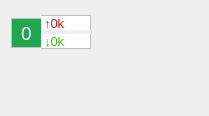
<?xml version="1.0" encoding="UTF-8"?>
<ui version="4.0">
 <class>watch</class>
 <widget class="QWidget" name="watch">
  <property name="geometry">
   <rect>
    <x>0</x>
    <y>0</y>
    <width>209</width>
    <height>116</height>
   </rect>
  </property>
  <property name="windowTitle">
   <string>watch</string>
  </property>
  <property name="styleSheet">
   <string notr="true">QLabel{
background-color: rgb(255, 255, 255);
}
#up{
color: rgb(229, 20, 20);
border-top-left-radius:0px;
border-top-right-radius:0px;
border-bottom-right-radius:0px;
border-bottom-left-radius:0px;

 border-color:rgb(193, 193, 193);
  border-style: solid;
  border-top-width: 1px;
  border-right-width: 1px;
  border-bottom-width: 0px;
  border-left-width: 0px;
}
#down{
 border-color:rgb(193, 193, 193);
  border-style: solid;
  border-top-width: 0px;
  border-right-width: 1px;
  border-bottom-width: 1px;
  border-left-width: 0px;

border-top-left-radius:0px;
border-top-right-radius:0px;
border-bottom-right-radius:0px;
border-bottom-left-radius:0px;
	color: rgb(60, 189, 21);
}
QProgressBar {
background-color:rgb(33, 166, 82);
color:rgb(255, 255, 255);
 border-color:rgb(193, 193, 193);
  border-style: solid;
  border-top-width: 1px;
  border-right-width: 0px;
  border-bottom-width: 1px;
  border-left-width: 1px;

border-top-left-radius:0px;
border-top-right-radius:0px;
border-bottom-right-radius:0px;
border-bottom-left-radius:0px;
}

QProgressBar::chunk {
 background-color: rgb(30, 239, 117);
 border-radius: 2px;
border-top-left-radius:0px;
border-top-right-radius:0px;
border-bottom-right-radius:0px;
border-bottom-left-radius:0px;
}</string>
  </property>
  <widget class="QWidget" name="horizontalLayoutWidget">
   <property name="geometry">
    <rect>
     <x>0</x>
     <y>0</y>
     <width>91</width>
     <height>66</height>
    </rect>
   </property>
   <layout class="QHBoxLayout" name="horizontalLayout">
    <property name="spacing">
     <number>0</number>
    </property>
    <property name="sizeConstraint">
     <enum>QLayout::SetDefaultConstraint</enum>
    </property>
    <property name="rightMargin">
     <number>0</number>
    </property>
    <item>
     <widget class="QProgressBar" name="mem">
      <property name="sizePolicy">
       <sizepolicy hsizetype="Preferred" vsizetype="Preferred">
        <horstretch>0</horstretch>
        <verstretch>0</verstretch>
       </sizepolicy>
      </property>
      <property name="minimumSize">
       <size>
        <width>30</width>
        <height>30</height>
       </size>
      </property>
      <property name="maximumSize">
       <size>
        <width>30</width>
        <height>30</height>
       </size>
      </property>
      <property name="font">
       <font>
        <pointsize>14</pointsize>
        <weight>50</weight>
        <bold>false</bold>
        <stylestrategy>PreferDefault</stylestrategy>
        <kerning>false</kerning>
       </font>
      </property>
      <property name="mouseTracking">
       <bool>false</bool>
      </property>
      <property name="autoFillBackground">
       <bool>false</bool>
      </property>
      <property name="styleSheet">
       <string notr="true">QProgressBar {
background-color:rgb(33, 166, 82);
}

QProgressBar::chunk {
 background-color: rgb(30, 239, 117);
}</string>
      </property>
      <property name="value">
       <number>0</number>
      </property>
      <property name="alignment">
       <set>Qt::AlignCenter</set>
      </property>
      <property name="textVisible">
       <bool>true</bool>
      </property>
      <property name="orientation">
       <enum>Qt::Vertical</enum>
      </property>
      <property name="invertedAppearance">
       <bool>false</bool>
      </property>
      <property name="textDirection">
       <enum>QProgressBar::TopToBottom</enum>
      </property>
      <property name="format">
       <string>%p</string>
      </property>
     </widget>
    </item>
    <item>
     <layout class="QVBoxLayout" name="verticalLayout">
      <property name="spacing">
       <number>0</number>
      </property>
      <item>
       <widget class="QLabel" name="up">
        <property name="minimumSize">
         <size>
          <width>50</width>
          <height>15</height>
         </size>
        </property>
        <property name="maximumSize">
         <size>
          <width>50</width>
          <height>15</height>
         </size>
        </property>
        <property name="font">
         <font>
          <pointsize>10</pointsize>
         </font>
        </property>
        <property name="text">
         <string>↑0k</string>
        </property>
       </widget>
      </item>
      <item>
       <widget class="QLabel" name="down">
        <property name="minimumSize">
         <size>
          <width>50</width>
          <height>15</height>
         </size>
        </property>
        <property name="maximumSize">
         <size>
          <width>50</width>
          <height>15</height>
         </size>
        </property>
        <property name="font">
         <font>
          <pointsize>10</pointsize>
         </font>
        </property>
        <property name="text">
         <string>↓0k</string>
        </property>
       </widget>
      </item>
     </layout>
    </item>
   </layout>
  </widget>
 </widget>
 <layoutdefault spacing="6" margin="11"/>
 <resources/>
 <connections/>
</ui>
